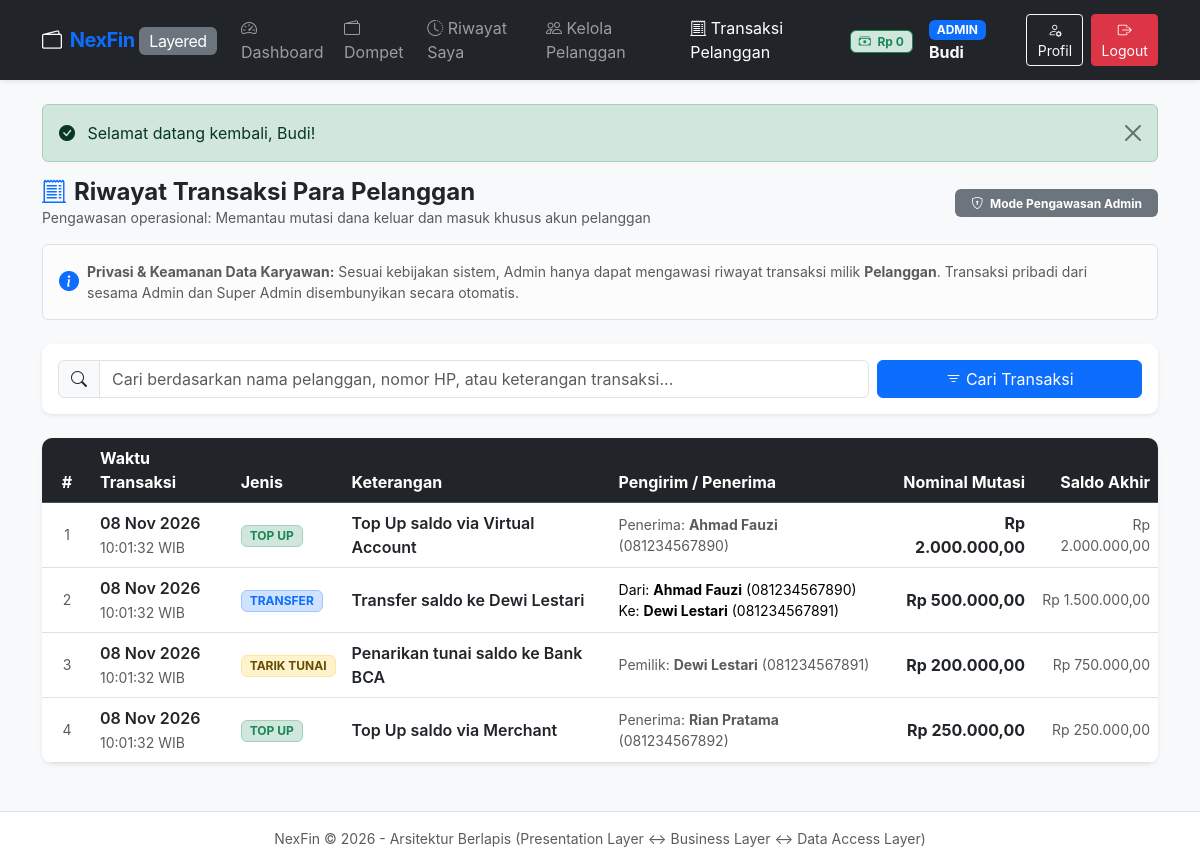
/Layered/index.php?page=customer-transactions (signed in), run on an earlier commit of the app's database.
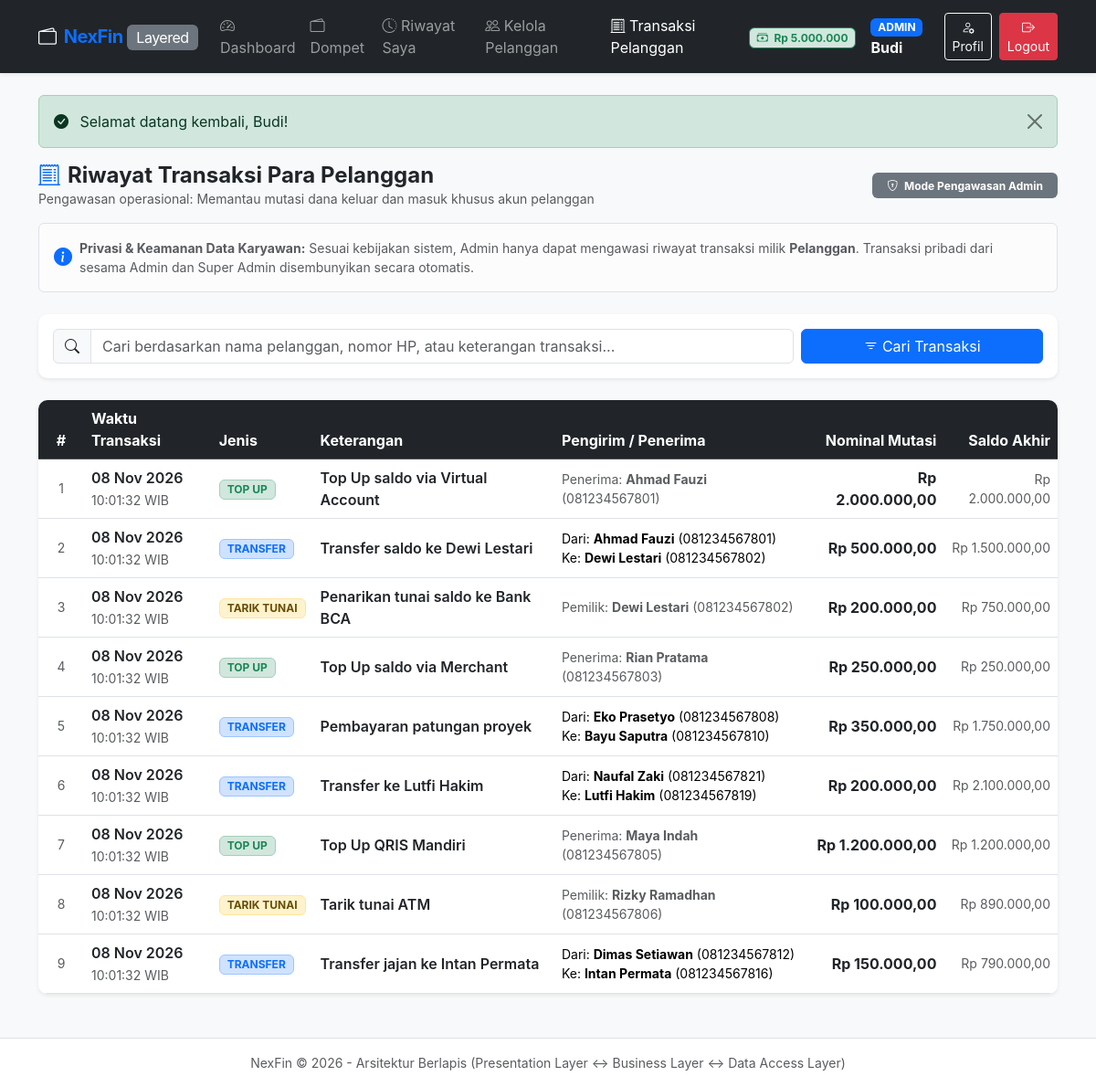
And on a later commit of the database.
### tables this page shows
CREATE TABLE `transactions` (
    `id` INT AUTO_INCREMENT PRIMARY KEY,
    `pengirim_id` INT NULL,
    `penerima_id` INT NULL,
    `jenis` ENUM('TOPUP', 'TRANSFER', 'WITHDRAW') NOT NULL,
    `nominal` DECIMAL(15, 2) NOT NULL,
    `saldo_akhir` DECIMAL(15, 2) NOT NULL,
    `keterangan` VARCHAR(255) NULL,
    `created_at` TIMESTAMP NOT NULL DEFAULT CURRENT_TIMESTAMP,
    CONSTRAINT `fk_trans_pengirim` FOREIGN KEY (`pengirim_id`) REFERENCES `users`(`id`) ON DELETE SET NULL ON UPDATE CASCADE,
    CONSTRAINT `fk_trans_penerima` FOREIGN KEY (`penerima_id`) REFERENCES `users`(`id`) ON DELETE SET NULL ON UPDATE CASCADE
);

CREATE TABLE `users` (
    `id` INT AUTO_INCREMENT PRIMARY KEY,
    `nama_depan` VARCHAR(50) NOT NULL,
    `nama_belakang` VARCHAR(50) NOT NULL,
    `no_hp` VARCHAR(20) NOT NULL UNIQUE,
    `email` VARCHAR(100) NOT NULL UNIQUE,
    `password` VARCHAR(255) NOT NULL,
    `role` ENUM('pelanggan', 'admin', 'super_admin') NOT NULL DEFAULT 'pelanggan',
    `status_aktif` BOOLEAN NOT NULL DEFAULT TRUE,
    `saldo` DECIMAL(15, 2) NOT NULL DEFAULT 0.00,
    `created_by` INT NULL,
    `created_at` TIMESTAMP NOT NULL DEFAULT CURRENT_TIMESTAMP,
    `updated_at` TIMESTAMP NOT NULL DEFAULT CURRENT_TIMESTAMP ON UPDATE CURRENT_TIMESTAMP,
    CONSTRAINT `fk_users_created_by` FOREIGN KEY (`created_by`) REFERENCES `users`(`id`) ON DELETE SET NULL ON UPDATE CASCADE
);

### Layered/src/presentation/CustomerController.php (called while the page is built, shortened)
<?php
require_once __DIR__ . '/../business/WalletService.php';
class CustomerController {
    private $walletService;
    public function __construct() {
        $this->walletService = new WalletService();
    }
    public function customerTransactions() {
        $keyword = $_GET['keyword'] ?? '';
        $transactions = $this->walletService->getCustomerTransactionsForAdmin($keyword);
        require __DIR__ . '/views/customers/transactions.php';
    }
}

### Layered/config/Database.php (called while the page is built)
<?php
class Database {
    private static $host = '127.0.0.1';
    private static $db_name = 'nexfin_db';
    private static $username = 'root';
    private static $password = '';
    private static $port = '3306';
    private static $pdo = null;
    public static function getConnection() {
        if (self::$pdo === null) {
            try {
                $dsn = "mysql:host=" . self::$host . ";port=" . self::$port . ";dbname=" . self::$db_name . ";charset=utf8mb4";
                self::$pdo = new PDO($dsn, self::$username, self::$password, [
                    PDO::ATTR_ERRMODE            => PDO::ERRMODE_EXCEPTION,
                    PDO::ATTR_DEFAULT_FETCH_MODE => PDO::FETCH_ASSOC,
                    PDO::ATTR_EMULATE_PREPARES   => false,
                ]);
            } catch (PDOException $e) {
                die("Koneksi Database Gagal" . $e->getMessage() . "<br>");
            }
        }
        return self::$pdo;
    }
}

### Layered/src/business/WalletService.php (called while the page is built, shortened)
<?php
require_once __DIR__ . '/../data_access/TransactionRepository.php';
class WalletService {
    private $transactionRepository;
    public function __construct() {
        $this->transactionRepository = new TransactionRepository();
    }
    public function getCustomerTransactionsForAdmin($keyword = '') {
        return $this->transactionRepository->getCustomerOnlyTransactions($keyword);
    }
}

### Layered/src/data_access/TransactionRepository.php (called while the page is built, shortened)
<?php
require_once __DIR__ . '/../../config/Database.php';
class TransactionRepository {
    private $db;
    public function __construct() {
        $this->db = Database::getConnection();
    }
    public function getCustomerOnlyTransactions($keyword = '', $limit = 100) {
        $sql = "SELECT
                    t.id,
                    t.pengirim_id,
                    t.penerima_id,
                    t.jenis,
                    t.nominal,
                    t.saldo_akhir,
                    t.keterangan,
                    t.created_at,
                    CONCAT(u_pengirim.nama_depan, ' ', u_pengirim.nama_belakang) AS nama_pengirim,
                    u_pengirim.email AS email_pengirim,
                    u_pengirim.no_hp AS no_hp_pengirim,
                    u_pengirim.role AS role_pengirim,
                    CONCAT(u_penerima.nama_depan, ' ', u_penerima.nama_belakang) AS nama_penerima,
                    u_penerima.email AS email_penerima,
                    u_penerima.no_hp AS no_hp_penerima,
                    u_penerima.role AS role_penerima
                FROM transactions t
                LEFT JOIN users u_pengirim ON t.pengirim_id = u_pengirim.id
                LEFT JOIN users u_penerima ON t.penerima_id = u_penerima.id
                WHERE (
                    -- Top Up Pelanggan murni
                    (t.pengirim_id IS NULL AND u_penerima.role = 'pelanggan')
                    OR
                    -- Withdraw Pelanggan murni
                    (t.penerima_id IS NULL AND u_pengirim.role = 'pelanggan')
                    OR
                    -- Transfer antar sesama Pelanggan
                    (u_pengirim.role = 'pelanggan' AND u_penerima.role = 'pelanggan')
                )";
        $params = [];
        $sql .= " ORDER BY t.created_at DESC LIMIT :lim";
        $stmt = $this->db->prepare($sql);
        $stmt->bindValue(':lim', (int)$limit, PDO::PARAM_INT);
        $stmt->execute();
        return $stmt->fetchAll();
    }
}

### Layered/src/presentation/views/customers/transactions.php (the view, shortened to what the rows shown need)
<?php require __DIR__ . '/../layout/header.php'; ?>
<div class="card shadow-sm overflow-hidden">
    <div class="table-responsive">
        <table class="table table-hover align-middle mb-0">
            <thead class="table-dark">
                <tr>
                    <th class="text-center" style="width: 50px;">#</th>
                    <th>Waktu Transaksi</th>
                    <th>Jenis</th>
                    <th>Keterangan</th>
                    <th>Pengirim / Penerima</th>
                    <th class="text-end">Nominal Mutasi</th>
                    <th class="text-end">Saldo Akhir</th>
                </tr>
            </thead>
            <tbody>
                <?php if (empty($transactions)): ?>
                    <tr>
                        <td colspan="7" class="text-center py-5 text-muted">
                            <i class="bi bi-inbox fs-2 d-block mb-2"></i>
                            Tidak ada transaksi pelanggan yang ditemukan sesuai kriteria.
                        </td>
                    </tr>
                <?php else: ?>
                    <?php foreach ($transactions as $idx => $t): ?>
                        <tr>
                            <td class="text-center text-muted small"><?= $idx + 1 ?></td>
                            <td>
                                <div class="fw-semibold text-dark"><?= date('d M Y', strtotime($t['created_at'])) ?></div>
                                <small class="text-muted"><?= date('H:i:s', strtotime($t['created_at'])) ?> WIB</small>
                            </td>
                            <td>
                                <?php if ($t['jenis'] === 'TOPUP'): ?>
                                    <span class="badge bg-success-subtle text-success border border-success-subtle px-2 py-1">TOP UP</span>
                                <?php elseif ($t['jenis'] === 'TRANSFER'): ?>
                                    <span class="badge bg-primary-subtle text-primary border border-primary-subtle px-2 py-1">TRANSFER</span>
                                <?php else: ?>
                                    <span class="badge bg-warning-subtle text-warning-emphasis border border-warning-subtle px-2 py-1">TARIK TUNAI</span>
                                <?php endif; ?>
                            </td>
                            <td>
                                <div class="fw-semibold text-dark"><?= htmlspecialchars($t['keterangan']) ?></div>
                            </td>
                            <td>
                                <?php if ($t['jenis'] === 'TRANSFER'): ?>
                                    <div class="small">
                                        Dari: <strong><?= htmlspecialchars($t['nama_pengirim']) ?></strong> (<?= htmlspecialchars($t['no_hp_pengirim']) ?>)<br>
                                        Ke: <strong><?= htmlspecialchars($t['nama_penerima']) ?></strong> (<?= htmlspecialchars($t['no_hp_penerima']) ?>)
                                    </div>
                                <?php elseif ($t['jenis'] === 'TOPUP'): ?>
                                    <div class="small text-muted">
                                        Penerima: <strong><?= htmlspecialchars($t['nama_penerima']) ?></strong> (<?= htmlspecialchars($t['no_hp_penerima']) ?>)
                                    </div>
                                <?php else: ?>
                                    <div class="small text-muted">
                                        Pemilik: <strong><?= htmlspecialchars($t['nama_pengirim']) ?></strong> (<?= htmlspecialchars($t['no_hp_pengirim']) ?>)
                                    </div>
                                <?php endif; ?>
                            </td>
                            <td class="text-end fw-bold text-dark">
                                Rp <?= number_format($t['nominal'], 2, ',', '.') ?>
                            </td>
                            <td class="text-end text-muted small">
                                Rp <?= number_format($t['saldo_akhir'], 2, ',', '.') ?>
                            </td>
                        </tr>
                    <?php endforeach; ?>
                <?php endif; ?>
            </tbody>
        </table>
    </div>
</div>
<?php require __DIR__ . '/../layout/footer.php'; ?>

What changed in the data, as far as the page shows it:
changed transactions "Top Up saldo via Virtual Account": penerima.no_hp "081234567890" → "081234567801"
changed transactions "Transfer saldo ke Dewi Lestari": pengirim.no_hp "081234567890" → "081234567801"; penerima.no_hp "081234567891" → "081234567802"
changed transactions "Penarikan tunai saldo ke Bank BCA": pengirim.no_hp "081234567891" → "081234567802"
changed transactions "Top Up saldo via Merchant": penerima.no_hp "081234567892" → "081234567803"
added transactions: created_at "08 Nov 2026", created_at "10:01:32", jenis "TRANSFER", keterangan "Pembayaran patungan proyek", nama_pengirim "Eko Prasetyo", pengirim.no_hp "081234567808", nama_penerima "Bayu Saputra", penerima.no_hp "081234567810", nominal "350.000,00", saldo_akhir "1.750.000,00"
added transactions: created_at "08 Nov 2026", created_at "10:01:32", jenis "TRANSFER", keterangan "Transfer ke Lutfi Hakim", nama_pengirim "Naufal Zaki", pengirim.no_hp "081234567821", nama_penerima "Lutfi Hakim", penerima.no_hp "081234567819", nominal "200.000,00", saldo_akhir "2.100.000,00"
added transactions: created_at "08 Nov 2026", created_at "10:01:32", jenis "TOP UP", keterangan "Top Up QRIS Mandiri", nama_penerima "Maya Indah", penerima.no_hp "081234567805", nominal "1.200.000,00", saldo_akhir "1.200.000,00"
added transactions: created_at "08 Nov 2026", created_at "10:01:32", jenis "TARIK TUNAI", keterangan "Tarik tunai ATM", nama_pengirim "Rizky Ramadhan", pengirim.no_hp "081234567806", nominal "100.000,00", saldo_akhir "890.000,00"
added transactions: created_at "08 Nov 2026", created_at "10:01:32", jenis "TRANSFER", keterangan "Transfer jajan ke Intan Permata", nama_pengirim "Dimas Setiawan", pengirim.no_hp "081234567812", nama_penerima "Intan Permata", penerima.no_hp "081234567816", nominal "150.000,00", saldo_akhir "790.000,00"
Also different on the page:
$currentUser['saldo']: "0" → "5.000.000"
